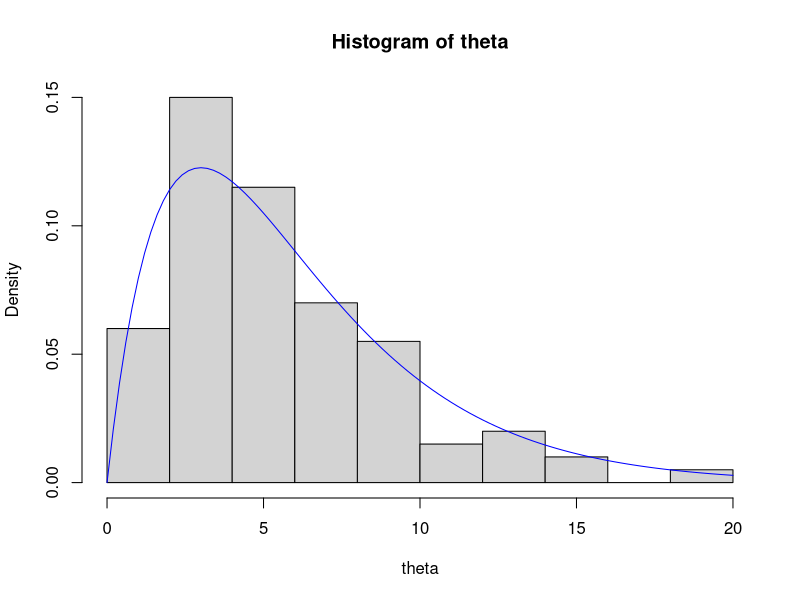

The R script that drew this image:
## ---- chunk 1
set.seed(32) # random seed for reproducibility 
## ---- chunk 2
m = 100 # sample size 
a = 2.0 # shape param for gamma distribution
b = 1.0/3.0 # rate param for gamma distribution
## ---- chunk 3
theta = rgamma(n=m, shape = a, rate = b)
head(theta)
## ---- chunk 4
hist(theta, freq=F) 
# comparing it with theoretical  pdf, use curve function
# dgamma(x-axis, shape, rate) for density gamma  
curve(dgamma(x,shape=a, rate = b), col="blue", add=T)
## ---- chunk 5
# sum(theta)/m 
mean(theta) # faster way
a/b # expected value for gamma dist or theoretical mean 
## ---- chunk 6
m <- 10000

theta <- rgamma(n=m, shape = a, rate = b) # re-simulate 
mean(theta)
a/b 
## ---- chunk 7
var(theta)  # experimental variance 
a/b^2 # theoretical variance 
## ---- chunk 8
  # Approx. of probability that theta < 5
  ind <- theta < 5.0
  head(ind)
  mean(ind) # approximation of prob. that theta < 5
  
  # comparision with true probability 
  pgamma(q=5.0, shape = a, rate = 5) # evaluates cdf
  
## ---- chunk 9
    quantile(theta,probs=0.9)

# comparision with true quantile 
qgamma(p=0.9, shape=a, rate=b)
